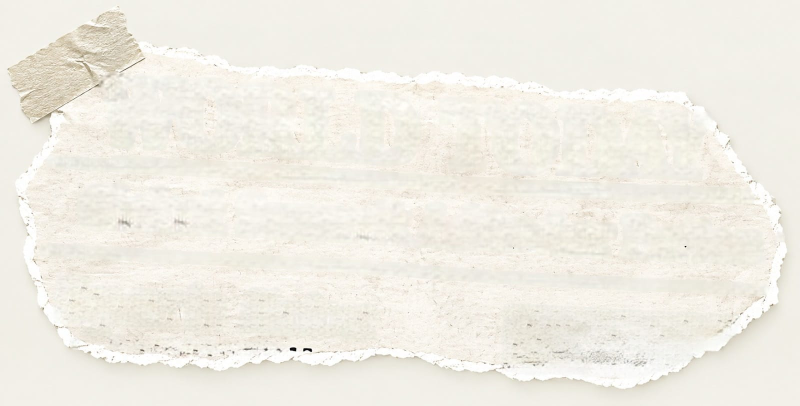
#> input picture resources/clippings/title-sheet.jpeg, 1600 x 812 px (shown at 1/2 size)
$ python cut_scraps.py clippings/title-sheet.jpeg
#> lines starting #> are read from the running program, lines starting #| are printed output that depends on the picture; after the words box and inside, x2 and y2 are one past the last pixel; in counts of white or black regions, pixels touching at a corner belong together
#> in main, rgb is the input picture: shape (812, 1600, 3); mean R, G, B 241.5, 238.3, 229.5
"""Cut the testimonial scraps out of their ground.

    python resources/cut_scraps.py            # writes the webp files
    python resources/cut_scraps.py --debug    # also writes masks/previews

Writes `prototype/assets/img/scrap-*.webp` — every piece of torn paper the
testimonials are set on since 2026-09-14. Sources are the agency's own
frames in `resources/clippings/` (they replaced the 2026-09-13 pair, whose
dummy print had to be cleared; these are blank):

    title-sheet.jpeg   the masthead sheet of the home-page cutting
    quote-sheet.png    the column sheet under it
    footer-sheet.png   the sheet over the desktop rotor, on a green ground
    band-scraps.png    FIVE scraps on one green ground, for the phone stripe

The cut is the same flood fill cut_clippings.py used: the ground is flat
(a gradient of ~10 levels across the frame, measured), the torn edge is a
closed outline of white fibres over a shadow, so every pixel within `tol`
of the border colour that is CONNECTED to the border is ground; the rest,
holes filled, is paper. The off-white sheets need a tight tolerance (the
paper is 245/239/228 against a 237/236/228 ground — 0 apart in blue) and
the green ones can take a loose one. birefnet is not involved: on the
2026-09-13 pair it returned 40% of a card, calling the print and the
photograph "not the object", and these frames never needed a model.

⚠️ The title sheet is the one that still needs CLEARING. It came over as a
JPEG with the ghost of its old headline still in the paper — a blotchy
"WORLD TODAY" at ~10 levels under the paper — and live type over a ghost
reads as a palimpsest. Inside the torn edge (and off the tape) the paper is
rebuilt the way the old cutter rebuilt it: a shading field from the pixels
that are paper (normalised convolution, so the ghost never enters the
average) plus the sheet's own grain borrowed from clean pixels a fixed
offset away. The other three are shipped as shot.

The band scraps are split into components and scaled to ONE HEIGHT —
"imagine a horizontal line above and below and fit them between the 2
lines" — so the stripe's cards are all the same height and only their
widths differ. Each keeps its own aspect and its own SAFE box.

Prints, per file, the SAFE box: the largest rectangle of plain paper
inside the torn edge and off the tape, as percentages of the shipped file.
style.css / main.js position the type inside that box; re-run and re-copy
if a source changes.
"""
import sys
from pathlib import Path

import numpy as np
from PIL import Image
from scipy import ndimage as ndi

ROOT = Path(__file__).resolve().parent.parent
SRC = Path(__file__).resolve().parent / "clippings"
OUT = ROOT / "prototype" / "assets" / "img"
DEBUG = "--debug" in sys.argv

SHIP = 1400      # long edge that ships for the single sheets (~600 CSS px slot)
BAND_H = 420     # every band scrap ships this tall (a ~150 CSS px card, 2x+)
EDGE = 26        # px inside the outline that count as torn edge, not paper

# key, file, flood tolerance, tape bbox (x0,y0,x1,y1) in source px or None,
# clear the paper (title sheet only), split into components (band only)
JOBS = [
    ("title",  "title-sheet.jpeg", 6,  (0, 0, 330, 270),  True,  False),
    ("quote",  "quote-sheet.png",  6,  (1100, 0, 1780, 280), False, False),
    ("footer", "footer-sheet.png", "green", None,         False, False),
    ("band",   "band-scraps.png",  "green", None,         False, True),
]
# the footer sheet's two tapes, both kept as shot, both off the safe box
FOOTER_TAPES = [(1380, 0, 1902, 340), (0, 500, 430, 827)]


def sane(s):
    return str(s).encode("ascii", "replace").decode()


def lum_of(a):
    return a[..., 0] * 0.299 + a[..., 1] * 0.587 + a[..., 2] * 0.114


def box_mask(shape, boxes):
    m = np.zeros(shape, bool)
    for x0, y0, x1, y1 in boxes or []:
        m[y0:y1, x0:x1] = True
    return m


def flood(rgb, tol):
    """Paper mask: everything that is not ground connected to the border.
    `tol` is a distance from the border colour for the off-white grounds,
    or the string "green" for the two green frames — there the ground and
    its SHADOW under the scrap are both green (G-B 32..43, luminance under
    ~175) while paper, tape and fibres are warm (G-B 7..21) or bright, so
    the ground is found by colour and the shadow goes with it. A distance
    tolerance kept the shadow as paper and it shipped as an olive rim."""
#> called with tol = 6
    f = ndi.gaussian_filter(rgb.astype(np.float32), (0.8, 0.8, 0))
    if tol == "green":
        near = ((f[..., 1] - f[..., 2]) > 26) & (lum_of(f) < 190)
    else:
        border = np.concatenate([f[:6].reshape(-1, 3), f[-6:].reshape(-1, 3),
                                 f[:, :6].reshape(-1, 3), f[:, -6:].reshape(-1, 3)])
        near = (np.abs(f - border.mean(0)) < tol).all(-1)
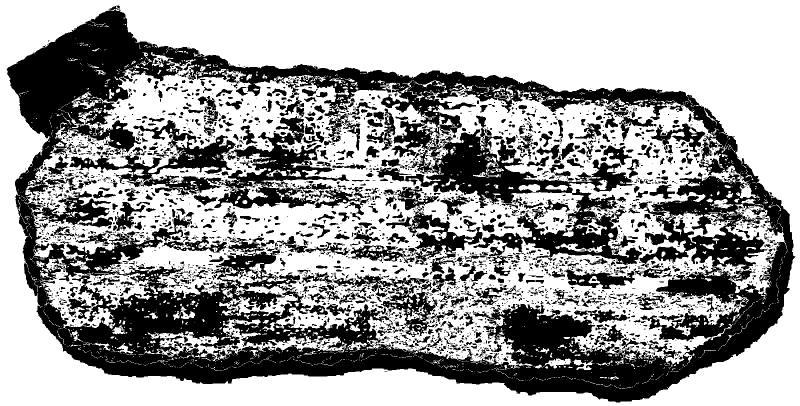
#> near: shape (812, 1600) bool (shown at 1/2 size); 62.1% white; 3285 black regions (2453 under 20 px), largest, box (x1, y1, x2, y2) and area: (13, 11, 1591, 805) 307220, (753, 231, 1284, 531) 37307, (281, 232, 699, 417) 18799
    lab, _ = ndi.label(near)
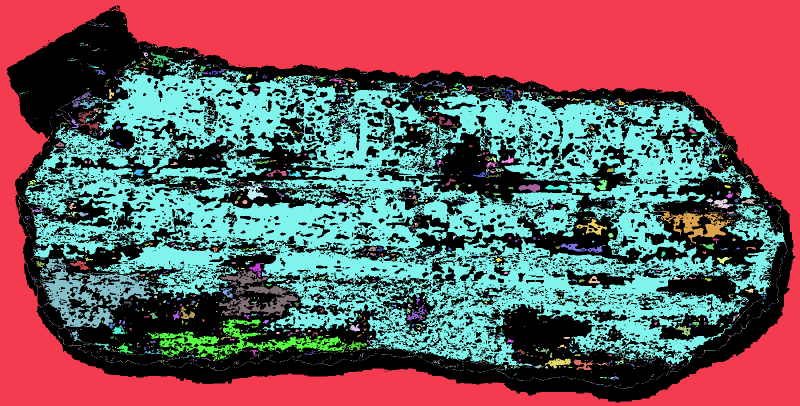
#> lab: shape (812, 1600) int32 (shown at 1/2 size); 3620 distinct labels, from 0 to 3619; one colour per label, 0 black
    touching = set(np.unique(np.concatenate([lab[0], lab[-1], lab[:, 0], lab[:, -1]]))) - {0}
#> touching = 1 item
    paper = ~np.isin(lab, list(touching))
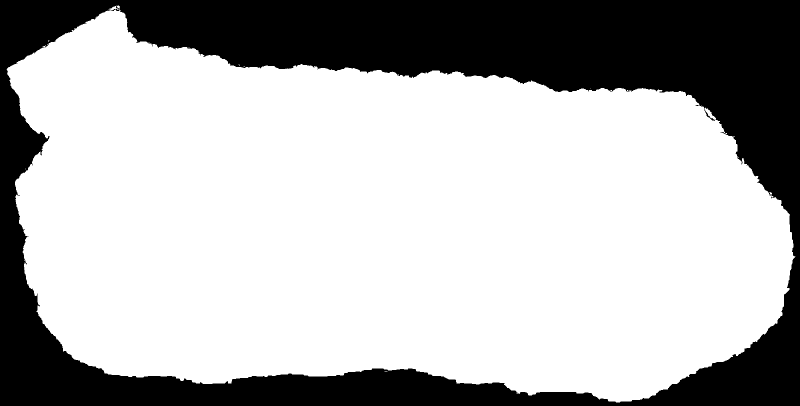
#> paper: shape (812, 1600) bool (shown at 1/2 size); 69.8% white; 1 black region, box (x1, y1, x2, y2) and area: (0, 0, 1600, 812) 392351
    return ndi.binary_fill_holes(paper)


def defringe(rgb, mask):
    """Pull the ground out of the outline. A torn edge is fibres over ground
    at partial coverage, so its pixels are a MIX of paper and green; in the
    outer few px of the mask the green share is read off G-B (paper ~14,
    ground ~34), that share of the ground colour is subtracted, and the
    alpha becomes the coverage. Returns rgb, coverage (1 = opaque)."""
    f = rgb.astype(np.float32)
    ground = np.concatenate([f[:6].reshape(-1, 3), f[-6:].reshape(-1, 3),
                             f[:, :6].reshape(-1, 3), f[:, -6:].reshape(-1, 3)]).mean(0)
    band = mask & ~ndi.binary_erosion(mask, iterations=4)
    gb = f[..., 1] - f[..., 2]
    t = np.clip((gb - 16) / (34 - 16), 0, 0.9) * band
    out = np.clip((f - t[..., None] * ground) / (1 - t)[..., None], 0, 255)
    return out.astype(np.uint8), 1 - t


def components(mask, min_px=20000):
    lab, n = ndi.label(mask)
    out = []
    for i, sl in enumerate(ndi.find_objects(lab), start=1):
        if sl is None:
            continue
        m = lab == i
        if m.sum() < min_px:
            continue
        out.append(m)
    return out


def soft_alpha(mask):
    a = ndi.gaussian_filter(mask.astype(np.float32), 1.0)
    return (np.clip(a, 0, 1) * 255).astype(np.uint8)


def field(rgb, weight, sigma):
    """Normalised convolution: a blur of rgb that only counts `weight` pixels."""
    w = ndi.gaussian_filter(weight.astype(np.float32), sigma)
    out = np.empty_like(rgb, dtype=np.float32)
    for c in range(3):
        out[..., c] = ndi.gaussian_filter(rgb[..., c] * weight, sigma) / np.maximum(w, 1e-6)
    return out, w


def clear_ghost(rgb, paper, tape):
    """Rebuild the paper inside the torn edge: field + borrowed grain.
    Everything inside is replaced, because the ghost is everywhere; what
    varies is only which pixels are trusted to DESCRIBE the paper."""
    rgbf = rgb.astype(np.float32)
    lum = lum_of(rgbf)
    interior = ndi.binary_erosion(paper, iterations=EDGE) & ~tape
    # the ghost is ~10 levels under the paper and its halo a few over it
    ghost = ndi.binary_dilation(interior & ((lum < 232) | (lum > 247)), iterations=3)
    clean = interior & ~ghost
    fine, wf = field(rgbf, clean, 22)
    coarse, _ = field(rgbf, clean, 90)
    t = np.clip(wf / 0.08, 0, 1)[..., None]
    shade = fine * t + coarse * (1 - t)

    resid = rgbf - ndi.gaussian_filter(rgbf, (6, 6, 0))
    source = clean & ~ndi.binary_dilation(ghost, iterations=8)
    grain = np.zeros_like(rgbf)
    filled = np.zeros(paper.shape, bool)
    for k in (40, 80, 130, 200, 300, 440):
        for dy, dx in ((0, k), (0, -k), (k, 0), (-k, 0), (k, k), (-k, -k), (k, -k), (-k, k)):
            ok = np.roll(np.roll(source, dy, 0), dx, 1)
            take = interior & ~filled & ok
            if not take.any():
                continue
            grain[take] = np.roll(np.roll(resid, dy, 0), dx, 1)[take]
            filled |= take
    synth = np.clip(shade + grain, 0, 255)
    f = ndi.gaussian_filter(interior.astype(np.float32), 2.5)[..., None]
    return (rgbf * (1 - f) + synth * f).astype(np.uint8), interior


def safe_box(ok, box):
    """Largest axis-aligned rectangle of `ok` inside `box`, as % insets of
    the box. The maximal-rectangle sweep: a histogram per row, a stack per
    histogram, O(h*w)."""
    x0, y0, x1, y1 = box
    ok = ok[y0:y1, x0:x1]
    h, w = ok.shape
    heights = np.zeros(w, int)
    best = (0, (0, 0, 0, 0))
    for y in range(h):
        heights = np.where(ok[y], heights + 1, 0)
        stack = []
        for x in range(w + 1):
            cur = heights[x] if x < w else 0
            start = x
            while stack and stack[-1][1] > cur:
                sx, sh = stack.pop()
                area = sh * (x - sx)
                if area > best[0]:
                    best = (area, (sx, y - sh + 1, x, y + 1))
                start = sx
            stack.append((start, cur))
    lx, ty, rx, by = best[1]
    return (100 * lx / w, 100 * ty / h, 100 * (w - rx) / w, 100 * (h - by) / h)


def ship(name, rgb, mask, plain, size_to, coverage=None):
    """Crop to the mask, resize, save, print the safe box."""
    alpha = soft_alpha(mask)
    if coverage is not None:
        alpha = (alpha * coverage).astype(np.uint8)
    im = Image.fromarray(rgb).convert("RGBA")
    im.putalpha(Image.fromarray(alpha))
    box = im.split()[-1].getbbox()
    sb = safe_box(plain, box)
    im = im.crop(box)
    im = im.resize(size_to(im.size), Image.LANCZOS)
    dest = OUT / ("scrap-%s.webp" % name)
    im.save(dest, "WEBP", quality=82, method=6)
    print("%-9s %dx%d  %3.0f KB  safe  L %.1f%%  T %.1f%%  R %.1f%%  B %.1f%%"
          % (dest.name, im.width, im.height, dest.stat().st_size / 1024, *sb))
    if DEBUG:
        dbg = SRC / "debug"
        dbg.mkdir(exist_ok=True)
        bg = Image.new("RGBA", im.size, (110, 110, 110, 255))
        bg.alpha_composite(im)
        bg.convert("RGB").save(dbg / ("%s-preview.jpg" % name), quality=85)
    return sb


def by_long_edge(size):
    s = min(1.0, SHIP / max(size))
    return (round(size[0] * s), round(size[1] * s))


def by_height(size):
    s = BAND_H / size[1]
    return (round(size[0] * s), BAND_H)


def main():
    OUT.mkdir(parents=True, exist_ok=True)
    for key, name, tol, tape_box, do_clear, split in JOBS:
        rgb = np.asarray(Image.open(SRC / name).convert("RGB"))
        paper = flood(rgb, tol)
        parts = components(paper) if split else [paper]
#> parts = 1 item
        if split:
            # reading order: rows by centre y, then by x
            cy = lambda m: ndi.center_of_mass(m)[0]
            parts.sort(key=lambda m: (round(cy(m) / 300), ndi.center_of_mass(m)[1]))
        print("%s  mask %.1f%%  %d piece(s)" % (sane(name), paper.mean() * 100, len(parts)))
#| title-sheet.jpeg  mask 69.8%  1 piece(s)
        tapes = [tape_box] if tape_box else (FOOTER_TAPES if key == "footer" else [])
        tape = box_mask(paper.shape, tapes)
        for i, m in enumerate(parts):
            out, cov = rgb, None
            plain = ndi.binary_erosion(m, iterations=EDGE) & ~tape
            if do_clear:
                out, plain = clear_ghost(rgb, m, tape)
            if tol == "green":
                out, cov = defringe(rgb, m)
            ship("%s-%d" % (key, i + 1) if split else key, out, m, plain,
                 by_height if split else by_long_edge, cov)
            if DEBUG:
                dbg = SRC / "debug"
                dbg.mkdir(exist_ok=True)
                Image.fromarray((m * 255).astype(np.uint8)).save(dbg / ("%s-%d-mask.png" % (key, i)))
#> this loop made 1 pass
#> pass 1, in main, `plain = ndi.binary_erosion(m, iterations=EDGE) & ~tape`:
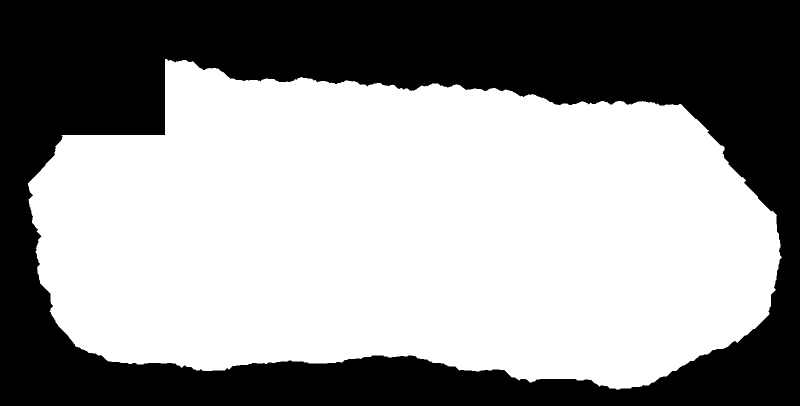
#> plain: shape (812, 1600) bool (shown at 1/2 size); 58.4% white; 1 black region, box (x1, y1, x2, y2) and area: (0, 0, 1600, 812) 540623
#> pass 1, in clear_ghost, `ghost = ndi.binary_dilation(interior & ((lum < 232) | (lum > 247)), it..`:
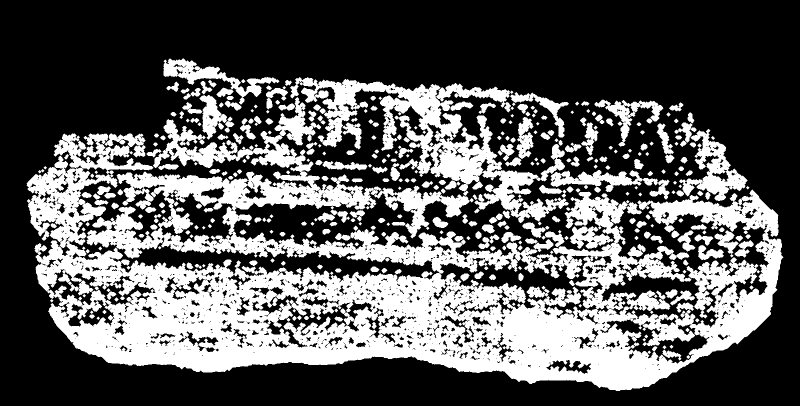
#> ghost: shape (812, 1600) bool (shown at 1/2 size); 35.5% white; 390 white regions, largest, box (x1, y1, x2, y2) and area: (53, 194, 1567, 782) 341873, (580, 154, 1138, 446) 41909, (1358, 258, 1495, 402) 7071


if __name__ == "__main__":
#> (the run stopped early here; a loop or call above may not have finished)
